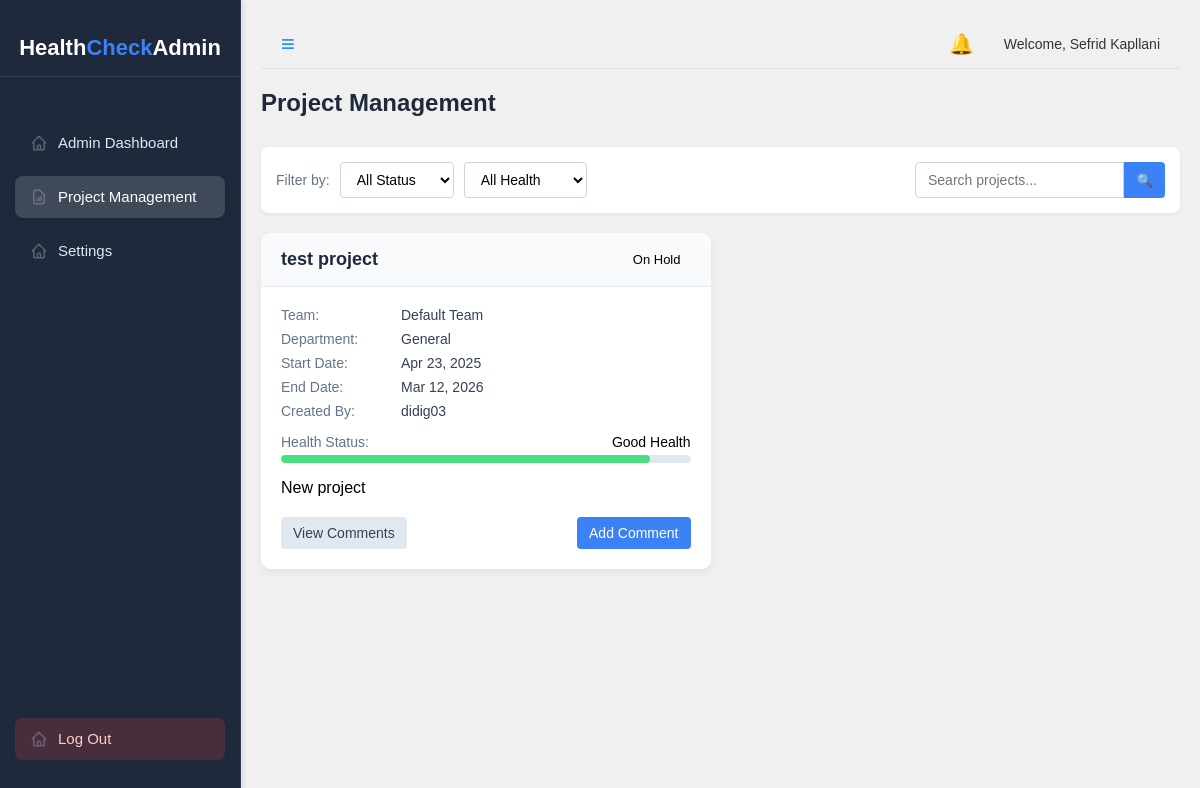
Before: /admin-projects/ (signed in) with the older database file.
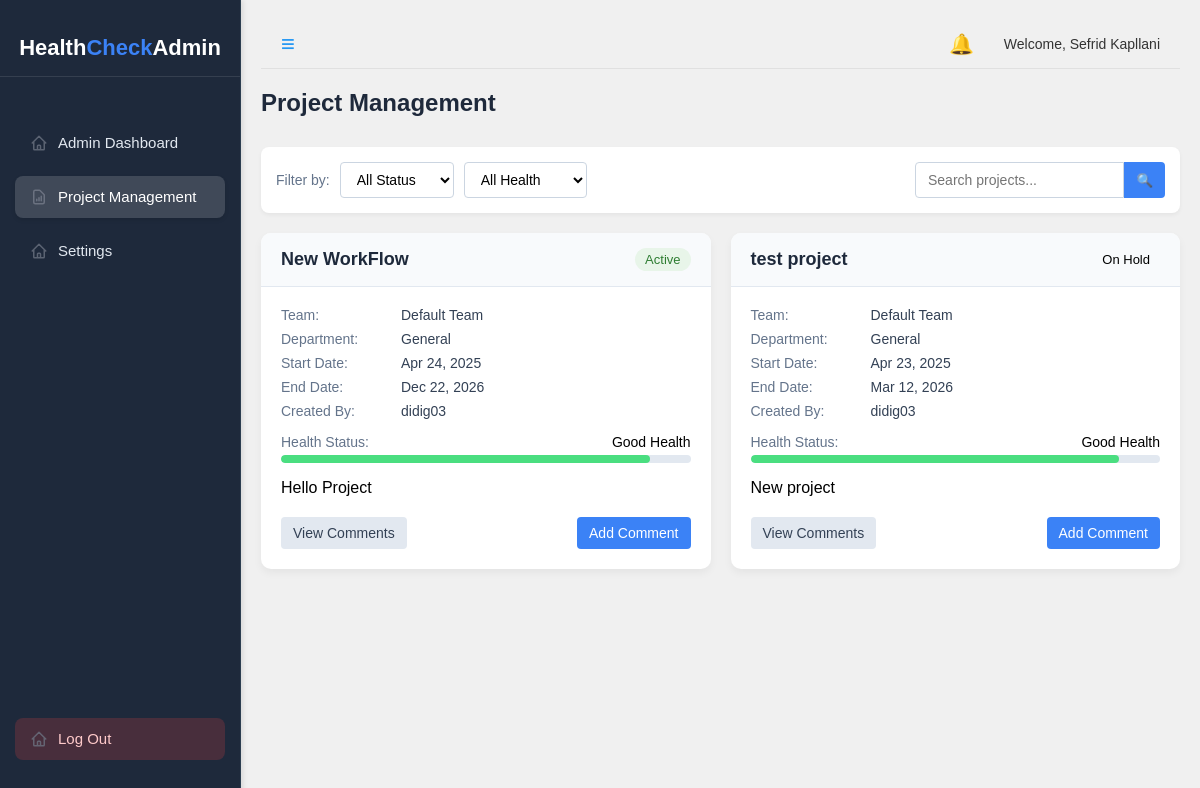
After: the same page with the newer database file.
### main/models.py (models this page shows, shortened)
class Project(models.Model):
    STATUS_CHOICES = [
        ('active', 'Active'),
        ('completed', 'Completed'),
        ('on_hold', 'On Hold'),
        ('cancelled', 'Cancelled'),
        ('completed_early', 'Completed Early'),
    ]
    HEALTH_CHOICES = [
        ('good', 'Good Health'),
        ('needs_work', 'Needs Work'),
        ('poor', 'Poor Health'),
    ]
    name = models.CharField(max_length=200)
    description = models.TextField(blank=True, null=True)
    start_date = models.DateField()
    end_date = models.DateField(null=True, blank=True)
    status = models.CharField(max_length=20, choices=STATUS_CHOICES, default='active')
    health = models.CharField(max_length=20, choices=HEALTH_CHOICES, default='good')
    team = models.ForeignKey(Team, on_delete=models.CASCADE, related_name="projects")
    department = models.ForeignKey(Department, on_delete=models.CASCADE, related_name="projects")
    members = models.ManyToManyField(User, related_name="projects")
    created_by = models.ForeignKey(User, on_delete=models.CASCADE, related_name="created_projects")
    created_at = models.DateTimeField(auto_now_add=True)
    updated_at = models.DateTimeField(auto_now=True)
    is_approved = models.BooleanField(default=False, help_text="Whether this project is approved by admin")
    completed_early_date = models.DateField(null=True, blank=True, help_text="Date when project was marked as completed early")
    completion_notes = models.TextField(blank=True, null=True, help_text="Notes about project completion")
    documentation = models.FileField(upload_to='project_files/', blank=True, null=True, help_text="Project documentation or files")

class Team(models.Model):
    name = models.CharField(max_length=200)
    code = models.CharField(max_length=50, unique=True)
    department = models.ForeignKey(Department, on_delete=models.CASCADE, related_name="teams")
    password = models.CharField(max_length=100, blank=True, null=True, help_text="Password for joining this team directly")

class Department(models.Model):
    name = models.CharField(max_length=200)
    code = models.CharField(max_length=50, unique=True)

### main/views.py (the view, shortened to what this page needs)
# urls.py: path("admin-projects/", views.admin_projects, name="admin_projects"),
@login_required
@admin_required
def admin_projects(request):
    projects = Project.objects.select_related('created_by', 'team', 'department').all().order_by('-created_at')
    user_profiles = UserProfile.objects.exclude(role='admin').select_related('user').all()
    comments = ProjectComment.objects.select_related('project', 'user').all().order_by('-created_at')
    context = {
        'username': request.user.username,
        'user': request.user,
        'projects': projects,
        'user_profiles': user_profiles,
        'comments': comments,
    }
    return render(request, "main/admin_projects.html", context)

### main/views.py (called while the page is built)
def admin_required(view_func):
    @wraps(view_func)
    def _wrapped_view(request, *args, **kwargs):
        try:
            if hasattr(request.user, 'profile') and request.user.profile.role in ['admin', 'senior_manager']:
                return view_func(request, *args, **kwargs)
        except Exception as e:
            print(f"Error in admin_required: {str(e)}")
        messages.warning(request, "You don't have permission to access this page.")
        return redirect('dashboard')
    return _wrapped_view

### main/templates/main/admin_projects.html (shortened to what this page needs)
<!DOCTYPE html>
<html lang="en">
<head>
</head>
<body>
    <div class="container">
        <div class="sidebar" id="sidebar">
            <div class="app-logo">
                Health<span>Check</span> Admin
            </div>
            <div class="sidebar-buttons">
                <a href="{% url 'admin_dashboard' %}" style="text-decoration: none; width: 100%;">
                    <button class="sidebar-button">Admin Dashboard</button>
                </a>
                <button class="sidebar-button active-button">Project Management</button>
                <a href="{% url 'settings' %}" style="text-decoration: none; width: 100%;">
                    <button class="sidebar-button">Settings</button>
                </a>
            </div>
            <a href="{% url 'logout' %}" style="text-decoration: none; margin-top: auto; display: block;" id="logout-link">
                <button class="sidebar-button logout-button">Log Out</button>
            </a>
        </div>
        <div class="main-content">
            <div class="header">
                <div class="header-left">
                    <span class="menu-icon" id="toggle-sidebar">≡</span>
                </div>
                <div class="header-right">
                    <span class="notification-icon">🔔</span>
                    <span class="username-display">Welcome,
                        {% if user.first_name %}
                            {{ user.first_name }} {{ user.last_name }}
                        {% else %}
                            {{ username }}
                        {% endif %}
                    </span>
                </div>
            </div>
            <h1 class="page-title">Project Management</h1>
            <div class="filter-bar">
                <div class="filter-group">
                    <span class="filter-label">Filter by:</span>
                    <select class="filter-select" id="status-filter">
                        <option value="all">All Status</option>
                    </select>
                    <select class="filter-select" id="health-filter">
                        <option value="all">All Health</option>
                    </select>
                </div>
                <div class="search-box">
                    <input type="text" class="search-input" id="search-projects" placeholder="Search projects...">
                    <button class="search-btn">🔍</button>
                </div>
            </div>
            <div class="project-grid" id="project-grid">
                {% for project in projects %}
                <div class="project-card" data-project-id="{{ project.id }}" data-status="{{ project.status }}" data-health="{{ project.health }}">
                    <div class="project-header">
                        <h3 class="project-title">{{ project.name }}</h3>
                        <span class="project-status status-{{ project.status }}">{{ project.get_status_display }}</span>
                    </div>
                    <div class="project-body">
                        <div class="project-info">
                            <div class="info-row">
                                <div class="info-label">Team:</div>
                                <div class="info-value">{{ project.team.name }}</div>
                            </div>
                            <div class="info-row">
                                <div class="info-label">Department:</div>
                                <div class="info-value">{{ project.department.name }}</div>
                            </div>
                            <div class="info-row">
                                <div class="info-label">Start Date:</div>
                                <div class="info-value">{{ project.start_date|date:"M d, Y" }}</div>
                            </div>
                            {% if project.end_date %}
                            <div class="info-row">
                                <div class="info-label">End Date:</div>
                                <div class="info-value">{{ project.end_date|date:"M d, Y" }}</div>
                            </div>
                            {% endif %}
                            <div class="info-row">
                                <div class="info-label">Created By:</div>
                                <div class="info-value">{{ project.created_by.username }}</div>
                            </div>
                        </div>
                        <div class="health-indicator">
                            <div class="health-label">
                                <span>Health Status:</span>
                                <span>{{ project.get_health_display }}</span>
                            </div>
                            <div class="health-bar">
                                {% if project.health == 'good' %}
                                    <div class="health-progress health-good" style="width: 90%"></div>
                                {% elif project.health == 'needs_work' %}
                                    <div class="health-progress health-needs-work" style="width: 50%"></div>
                                {% elif project.health == 'poor' %}
                                    <div class="health-progress health-poor" style="width: 20%"></div>
                                {% endif %}
                            </div>
                        </div>
                        {% if project.description %}
                        <div class="project-description">
                            <p>{{ project.description|truncatechars:100 }}</p>
                        </div>
                        {% endif %}
                        <div class="project-actions">
                            <button class="btn btn-secondary view-comments-btn" data-project-id="{{ project.id }}">View Comments</button>
                            <button class="btn btn-primary add-comment-btn" data-project-id="{{ project.id }}" data-project-name="{{ project.name }}">Add Comment</button>
                        </div>
                    </div>
                </div>
                {% empty %}
                <div class="empty-state">
                    <p>No projects found. Add new projects to get started.</p>
                </div>
                {% endfor %}
            </div>
        </div>
    </div>
</body>
</html>

Changed rows visible on the page:
added Project: name "New WorkFlow", status "Active", team.name "Default Team", department.name "General", start_date "Apr 24, 2025", end_date "Dec 22, 2026", created_by.username "didig03", health "Good Health", description "Hello Project"
